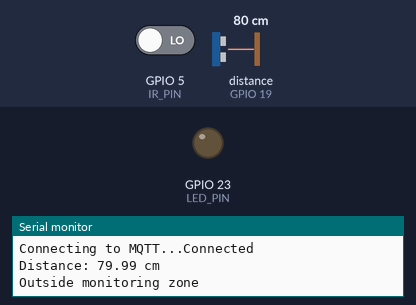
Simulated run of this sketch. Board: ESP32. Shown: output pins drawn as LEDs (lit = HIGH), the last lines printed to the serial monitor. Wiring (inferred from the names in the program): ultrasonic range finder: trigger GPIO 18; echo GPIO 19. The inputs (shaded band) are chosen by the test bench; at power-on: distance to the obstacle (sensor on GPIO 19) 80 cm, GPIO 5 (IR_PIN) LOW. The echo pulse lasts 58.3 µs per cm; WiFi joins after 1.5 s; servers stay silent unless stated; no MQTT or app messages arrive unless stated; pins used as bus, display or sensor lines are not drawn.

Above: at 2.7 s.
2.8 s: distance to the obstacle (sensor on GPIO 19) set to 33 cm
4.7 s: distance to the obstacle (sensor on GPIO 19) set to 27 cm
At 6.5 s:
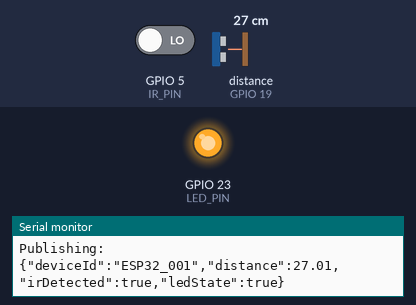
9.0 s: GPIO 5 (IR_PIN) driven HIGH
At 10.2 s:
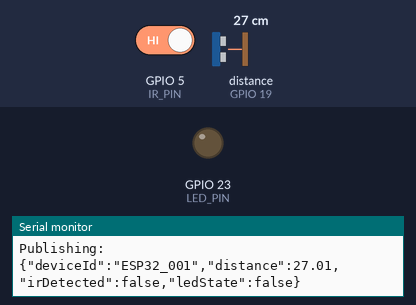
11.0 s: GPIO 5 (IR_PIN) driven LOW
At 12.0 s:
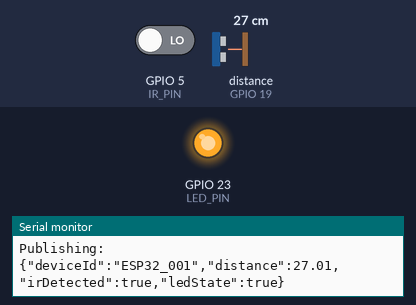
Timing chart, 0 to 14.0 s (numbered marks = the images above; inputs shaded):
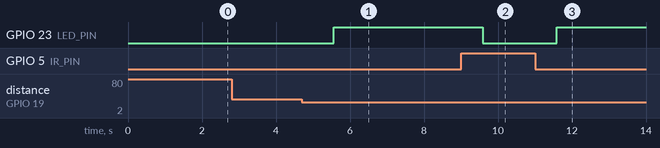

The sketch:

assignment.ino
```cpp
#include <WiFi.h>
#include <WiFiClientSecure.h>
#include <PubSubClient.h>

// ================= WIFI =================
const char* ssid = "AJ@Student";
const char* password = "Student2026";

// ================= MQTT =================
const char* mqtt_server = "w02dd116.ala.asia-southeast1.emqxsl.com";
const int mqtt_port = 8883;

const char* mqtt_user = "test";
const char* mqtt_password = "123";

// ================= GPIO =================
#define TRIG_PIN 18
#define ECHO_PIN 19
#define IR_PIN 5
#define LED_PIN 23

WiFiClientSecure espClient;
PubSubClient client(espClient);

// =======================================
// WiFi Connection
// =======================================
void setup_wifi() {
  Serial.print("Connecting to WiFi");

  WiFi.begin(ssid, password);

  while (WiFi.status() != WL_CONNECTED) {
    delay(500);
    Serial.print(".");
  }

  Serial.println();
  Serial.println("WiFi Connected");
  Serial.print("IP Address: ");
  Serial.println(WiFi.localIP());
}

// =======================================
// MQTT Callback
// =======================================
void callback(char* topic, byte* payload, unsigned int length) {

  String message = "";

  for (int i = 0; i < length; i++) {
    message += (char)payload[i];
  }

  Serial.print("Message received: ");
  Serial.println(message);

  if (String(topic) == "home/command") {

    if (message == "ON") {
      digitalWrite(LED_PIN, HIGH);
    }

    if (message == "OFF") {
      digitalWrite(LED_PIN, LOW);
    }
  }
}

// =======================================
// MQTT Reconnect
// =======================================
void reconnect() {

  while (!client.connected()) {

    Serial.print("Connecting to MQTT...");

    if (client.connect(
          "ESP32_001",
          mqtt_user,
          mqtt_password
        )) {

      Serial.println("Connected");

      client.subscribe("home/command");

    } else {

      Serial.print("Failed, rc=");
      Serial.print(client.state());
      Serial.println(" retry in 5 seconds");

      delay(5000);
    }
  }
}

// =======================================
// Read Ultrasonic Distance
// =======================================
float readDistance() {

  digitalWrite(TRIG_PIN, LOW);
  delayMicroseconds(2);

  digitalWrite(TRIG_PIN, HIGH);
  delayMicroseconds(10);

  digitalWrite(TRIG_PIN, LOW);

  long duration = pulseIn(ECHO_PIN, HIGH, 30000);

  if (duration == 0) {
    return -1;
  }

  return duration * 0.0343 / 2.0;
}

// =======================================
// Setup
// =======================================
void setup() {

  Serial.begin(115200);

  pinMode(TRIG_PIN, OUTPUT);
  pinMode(ECHO_PIN, INPUT);

  pinMode(IR_PIN, INPUT);

  pinMode(LED_PIN, OUTPUT);

  digitalWrite(LED_PIN, LOW);

  setup_wifi();

  espClient.setInsecure();

  client.setServer(mqtt_server, mqtt_port);

  client.setCallback(callback);
}

// =======================================
// Loop
// =======================================
void loop() {

  if (!client.connected()) {
    reconnect();
  }

  client.loop();

  float distance = readDistance();

  if (distance == -1) {
    Serial.println("Ultrasonic timeout");
    delay(1000);
    return;
  }

  Serial.print("Distance: ");
  Serial.print(distance);
  Serial.println(" cm");

  // Only activate monitoring zone below 300 cm
  if (distance < 30) {

    bool irDetected = (digitalRead(IR_PIN) == LOW);
    bool ledState = false;

    if (irDetected) {
      digitalWrite(LED_PIN, HIGH);
      ledState = true;
      Serial.println("IR DETECTED OBJECT");
    }
    else {
      digitalWrite(LED_PIN, LOW);
      Serial.println("IR NO OBJECT");
    }

    String payload = "{";
    payload += "\"deviceId\":\"ESP32_001\",";
    payload += "\"distance\":" + String(distance, 2) + ",";
    payload += "\"irDetected\":" + String(irDetected ? "true" : "false") + ",";
    payload += "\"ledState\":" + String(ledState ? "true" : "false");
    payload += "}";

    Serial.println("Publishing:");
    Serial.println(payload);

    client.publish("home/telemetry", payload.c_str());
  }
  else {
    digitalWrite(LED_PIN, LOW);
    Serial.println("Outside monitoring zone");
  }

  delay(2000);
}
```

Measured:
- the behaviour switches between 31 and 30 cm on distance to the obstacle (sensor on GPIO 19) (found by bisection; images 0 and 1)
- after the input at 4.7 s, GPIO 23 (LED_PIN): LOW → HIGH after 0.86 s
- after the input at 9.0 s, GPIO 23 (LED_PIN): HIGH → LOW after 0.58 s
- after the input at 11.0 s, GPIO 23 (LED_PIN): LOW → HIGH after 0.59 s
